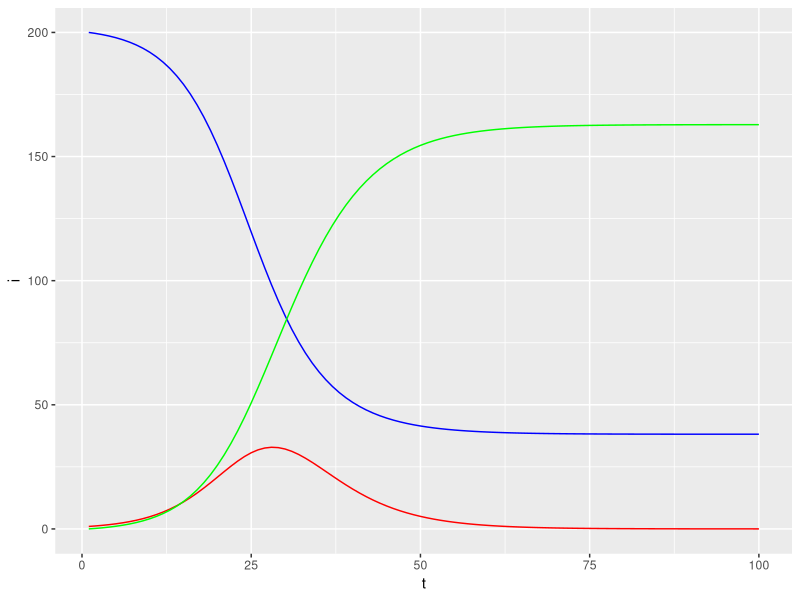

Here is the R script that generated this plot: (Note: a time limit stopped this script after it produced the figure.)
## ---- chunk 1
knitr::opts_chunk$set(echo = TRUE)
## ---- chunk 2
library(ggplot2)
## ---- chunk 3
s <- c(200)
i <- c(1)
r <- c(0)
N <- 201
beta <- .4
gamma <- .2

## S -> I -> R
for (t in 2:100){
  new_infs <- beta * i[t-1] * s[t-1]/ N
  new_recover <- gamma * i[t-1] 
  s[t] <- s[t-1] - new_infs
  i[t] <- i[t-1]  + new_infs  - new_recover
  r[t] <- r[t-1] + new_recover
}
## ---- chunk 4
plot_data <- data.frame(i=i,s=s,r=r,t=1:100)
ggplot(plot_data,aes(x=t,y=i)) + geom_line(color='red') +
  geom_line(aes(x=t,y=s),color='blue')+  geom_line(aes(x=t,y=r),color='green')
## ---- chunk 5
# Agent Based Modeling

# Set number of agents and create agent dataframe
# Create variables for infection chance (beta) and recovery chance (gamma)
n_agents <- 100

# How many secondary infections at each time step
beta = 1.5 * .1
# Hopw long agent is infected until recovery
gamma = .8 * .1
agents <- data.frame("Agent" = 1:n_agents, "State" = "S", "TimeOfPrimaryInfection" = NA, 
                     "TimeToSecondaryInfection" = NA, "InfectionChance" = beta, "RecoveryChance" = gamma)

# Patient Zero
agents[1,]$State = "I"
agents[1,]$TimeOfPrimaryInfection = 1

# https://www.ncbi.nlm.nih.gov/pmc/articles/PMC2365921/
# Generation Interval contracts as number of susceptibles decreases
# We are using the first agent and simulating infection some number of times 
# Each agent has a uniform distribution 
# Function that iterates through agent data frame and infects agents based on infection chance
agents.infect <- function(agents, t){
  for (i in 1:nrow(agents)){
    if (agents[i,]$State == "I"){
      for (j in 1:nrow(agents)){
        if (agents[j,]$State == "S"){
          # Is ContactChance greater than or less than beta?
          if (beta > runif(1,0,1)){
            #agents[j,]$State = "I"
            # If agent is infected, record the time of this infection and assign it to 
            # the primary infection variable
            agents[j,]$TimeOfPrimaryInfection = t
            # If an agent is infected by another agent, record the time of this secondary infection and assign
            # it to the secondary infection variable
            # Calculate time units it takes for secondary infection to occur
            # Secondary infection time may be overwritten in loop
            # Last infection of secondary infection is the output
            # Keep track of ALL secondary infections for each infected agent
            # Keep track of every infection event (generation interval)
            # num_elements tells us how many elements in the list (number of samples from generation intervals)
            # Adding a new sample from generation interval
            gen_int_list[[length(gen_int_list) + 1]] <<- (t - agents[i,]$TimeOfPrimaryInfection)
          }
        }
      }
    }
  }
  return(agents)
}


# Function that iterates through agent data frame and recovers infected agents based on recovery chance
agents.recover <- function(agents, t){
  for (i in 1:nrow(agents)){
    if (agents[i,]$State == "I"){
      # Is RecoveryChance greater than or less than gamma?
      if(gamma > runif(1,0,1)){
        agents[i,]$State = "R"
        recovery_dist[[length(recovery_dist) + 1]] <<- (t) 
      }
    }
  }
  return(agents)
}


# Function that simulates the infection and recovery of agents throughout time
agents.simulate <- function(agents){
  I <- c(1)
  for (t in 1:100){
    agents <- agents.infect(agents, t)
    agents <- agents.recover(agents, t)
    I <- c(I, nrow(agents[agents$State == "I",]))
  }
  return_list <- list()
  return_list[[1]] <- agents
  return_list[[2]] <- I
  return(return_list)
}

# Run all functions and simulate movement of agents
# Assign simulated values to variables in data frame

recovery_dist <- list()
gen_int_list <- list()
for (nsim in 1:500){
  agents <- data.frame("Agent" = 1:n_agents, "State" = "S", "TimeOfPrimaryInfection" = NA)
  # Patient Zero
  agents[1,]$State = "I"
  agents[1,]$TimeOfPrimaryInfection = 1
  return_list <- agents.simulate(agents)
  agents <- return_list[[1]]
  I <- return_list[[2]]
}

# Include Time variable
# Figure out way to keep track of primary and secondary infection times
# Add times to the data frame

# We want empirical mean to equal 1/gamma ex. 1/.33 = 33
# A matter of math behind our model than the model itself
# Generation interval is distribution of time to recovery
# Our stochastic implementation violates this assumption (there is a constant rate of secondary infection contacts)

# Find way to keep rate of infection constant
## ---- chunk 6
plot(I)
gen_interval <- unlist(gen_int_list)
hist(gen_interval)

# Time to recovery distribution is the same because each individual has a
recovery_int <- unlist(recovery_dist)
hist(recovery_int)

# We want mean generation interval to be close to 1/gamma becasue gamma determines time until recovery
# This means the generation interval distribution is equivalent to time to recovery
mean(gen_interval)
## ---- chunk 7
# Contact Network Structure - Adjacency Matrix
# Tip: start with "random graph", connections between people with random probability p
# If p = 1, connect two people, if p = 0, they do not connect

# Matrix ith row and jth column should have 1 if person i is connected to person j
network_matrix <- matrix(0, 100, 100)

# if agent at i is connected to agent at j, continue infect function
